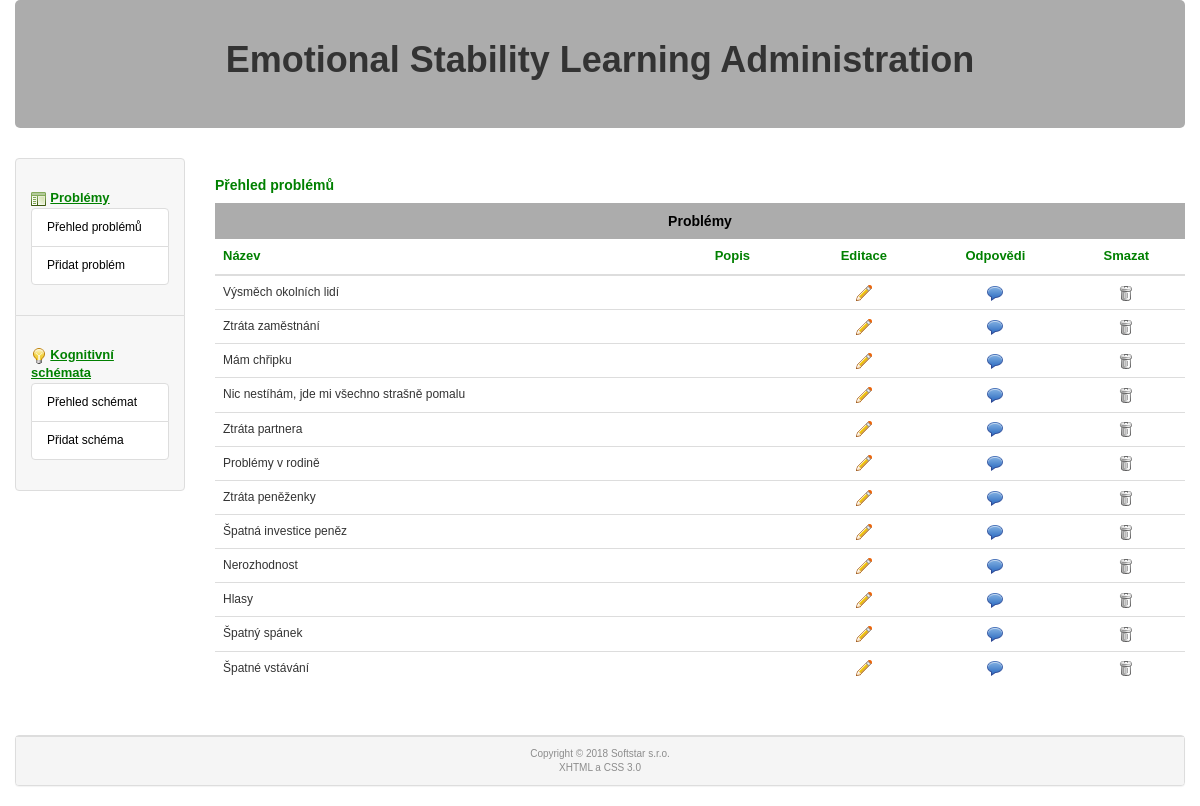
The page /administrace/?prob=1 on the database its author committed.
### tables this page shows
CREATE TABLE `problem` (
  `id` int(11) NOT NULL,
  `nazev` varchar(60) NOT NULL,
  `popis` text,
  `smazano` int(1) NOT NULL DEFAULT '0'
);

### www/administrace/index.php (called while the page is built, shortened)
<?php
  $router = RouterController::getInstance();
  $router->setView();
  $router->showView();
?>

### www/administrace/models/model.php (called while the page is built, shortened)
<?php
  class model
  {
    private $db, $sever_name;
    function __construct()
    {
      $this->db = new cdb();
    }
    function __destruct()
    {
      $this->db->closedb();
    }
    function selectAll($table)
    {
      $query = "select * from $table where smazano='0';";
      if (!$this->db->query($query))
      {
        RouterController::getInstance()->setError($this->db->get_error());
      }
      else
      {
        $i = 0;
        while ($item=$this->db->get_array())
        {
        if (!empty($item))
          {
            $arr[$i] = $item;
            $i++;
          }
        }
      }
      return $arr;
    }
  }
?>

### www/administrace/cfg/sql.php (called while the page is built)
<?php
  $this->server='localhost';
  $this->user='emotions';
  $this->password='emotions';
  $this->db_name='emotions';
?>

### www/administrace/models/cdb.php (called while the page is built, shortened)
<?php
class cdb {
  private $data, $querystring, $error, $conn;
  public $server, $user, $password, $db_name;
  function __construct()
  {
    require("./cfg/sql.php");
    $this->conn = null;
  }
  function connect() {
    $options=array(
      PDO::ATTR_ERRMODE => PDO::ERRMODE_EXCEPTION,
      PDO::MYSQL_ATTR_INIT_COMMAND => "SET NAMES utf8"
      );
    try {
            $this->conn = @new PDO("mysql:host=".$this->server.";dbname=".$this->db_name, $this->user, $this->password, $options);
    } catch (PDOException $e) {
        $error = 'DB connection failed: ' . $e->getMessage();
    }
    return(1);
  }
  function query($dotaz) {
    $this->data=$this->conn->prepare($dotaz);
    $parameters = array();
    try {
            $this->data->execute($parameters);
    } catch (PDOException $e) {
        $error = 'Execution of query failed: ' . $e->getMessage();
        $this->data=null;
    }
    if ($this->data) { return 1; }
    else  {return 0;}
  }
  function get_array() {
    $arr = $this->data->fetch(PDO::FETCH_ASSOC);
    if (!empty($arr)) {return ($arr); }
    else { return 0; }
  }
  function closedb() {
    $this->conn = null;
  }
};
?>

### www/administrace/controllers/ProblemOverviewController.php (called while the page is built, shortened)
<?php
class ProblemOverviewController extends Controller
{
  public function setView()
  {
    $model = new model();
    if ($model->ifconnected())
    {
      $problems = $model->selectAll("problem");
    }
  }
}
?>

### www/administrace/controllers/RouterController.php (called while the page is built, shortened)
<?php
class RouterController extends Controller
{
  protected $controller;
  public function setView()
  {
    $this->controller->setView();
  }
  private function setViewProblem()
  {
    if ($this->post_get('prob')==1)
      {
        $this->controller = new ProblemOverviewController();
      }
      elseif ($this->post_get('prob')==3)
      {
        $model = new model();
        $model->update('problem', array('id' => (htmlspecialchars($this->post_get('id'), ENT_QUOTES))), array('smazano' => 1));
        $this->redirect('?prob=1');
      }
    }
  }
?>

### www/administrace/views/problemOverview.phtml (the view)
  <div class="col-sm-10">
    <h4>Přehled problémů</h4>
    <?php
      $pocet=count($problems);
      if (!$pocet) {
    ?>
    <div class="hlaska">Nejsou uloženy žádné problémy</div>
    <?php
      } else {
    ?>
    <div class="table-responsive">
      <table class="table table-hover">
        <caption class="text-center">Problémy</caption>
        <thead><tr><th>Název</th><th>Popis</th><th class="text-center">Editace</th><th class="text-center">Odpovědi</th><th class="text-center">Smazat</th></tr></thead>
        <tbody>
      <?php
        foreach ($problems as $problem) {
          if (!$problem['smazano']) {
      ?>
             <tr>
              <td><?php echo($problem['nazev']); ?></td>
              <td><?php echo($problem['popis']); ?></td>
              <td class="text-center"><?php echo("<a href=\"./?prob=2&id=".$problem['id']."\">"); ?><img src="icons/pencil.png" width="16" height="16" /></a></td>
              <td class="text-center"><?php echo("<a href=\"./?odpovedi=1&idp=".$problem['id']."\">"); ?><img src="icons/comment.png" width="16" height="16" /></a></td>
              <td class="text-center"><?php echo("<a href=\"./?prob=3&id=".$problem['id']."\">"); ?><img src="icons/bin_closed.png" width="16" height="16" /></a></td>
            </tr>
          <?php
          }
        } ?>
        </tbody>
      </table>
    </div>
<?php }
    ?>
  </div>

### www/administrace/css/style.css (style rules this page uses)
body { font-family: 'Helvetica CE','Arial CE',sans-serif; font-size: 12px; }
h4 { font-size: 14px; font-weight: bold; color: green; margin-top: 20px; }
table caption { font-weight: bold; background-color:#acacac; color:black; font-size:14px; }
thead { font-size: 13px; font-weight: bold; color: green; }
td a { text-decoration: none; color: black; }

### rows shown on the page
problem: nazev "Výsměch okolních lidí", smazano 0 (drawn)
problem: nazev "Ztráta zaměstnání", smazano 0 (drawn)
problem: nazev "Mám chřipku", smazano 0 (drawn)
problem: nazev "Nic nestíhám, jde mi všechno strašně pomalu", smazano 0 (drawn)
problem: nazev "Ztráta partnera", smazano 0 (drawn)
problem: nazev "Problémy v rodině", smazano 0 (drawn)
problem: nazev "Ztráta peněženky", smazano 0 (drawn)
problem: nazev "Špatná investice peněz", smazano 0 (drawn)
problem: nazev "Nerozhodnost", smazano 0 (drawn)
problem: nazev "Hlasy", smazano 0 (drawn)
problem: nazev "Špatný spánek", smazano 0 (drawn)
problem: nazev "Špatné vstávání", smazano 0 (drawn)
